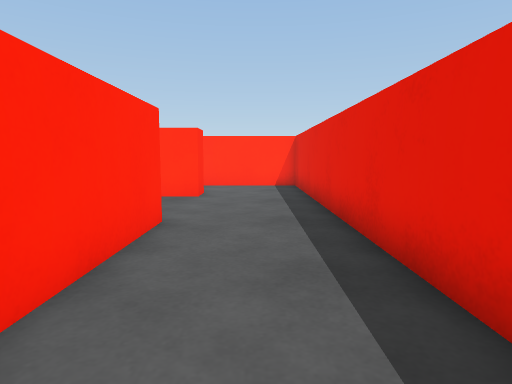
[1] (above)

24 first-person views from a walk through a 3-D level made in the Unity game engine. The camera is 0.58 m above the floor, tilts 6° down and sees 75° across. The floor is counted in squares, 0.5 m on a side. Each view is taken from the middle of a square. On the plan, view 1 faces up. The plan holds only what a view shows up to about 13 squares ahead; the rest is blank. The place goes on beyond the plan. The player character is not drawn.

[2]
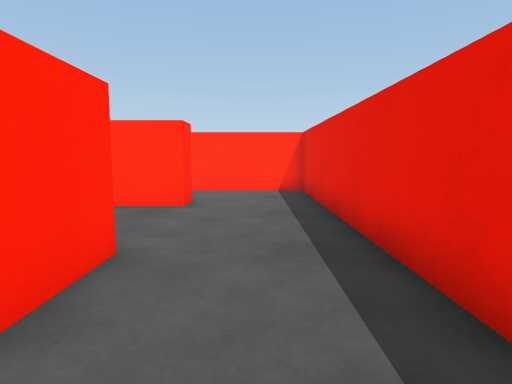

[3]
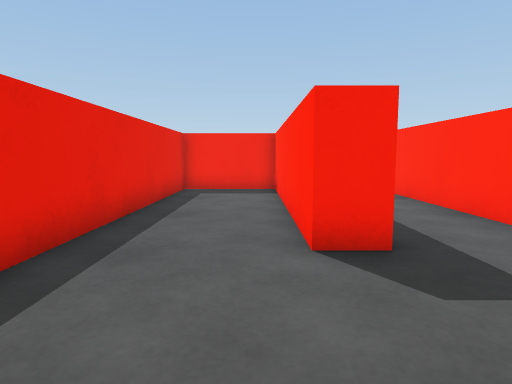

[4]
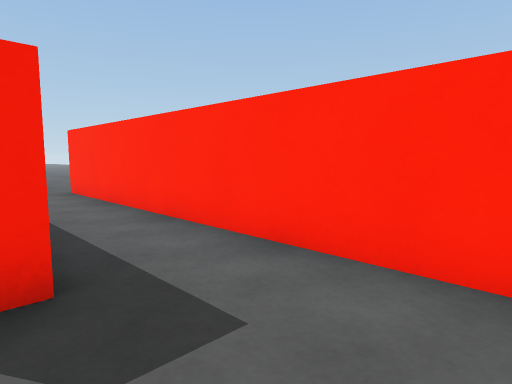

[5]
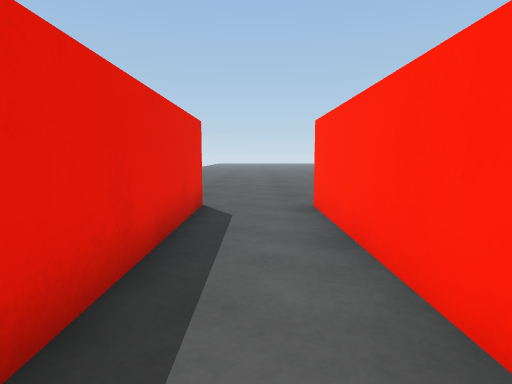

[6]
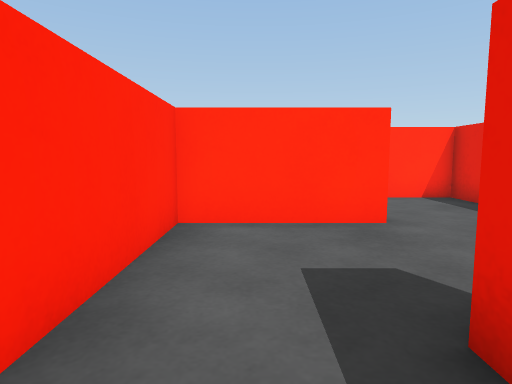

[7]
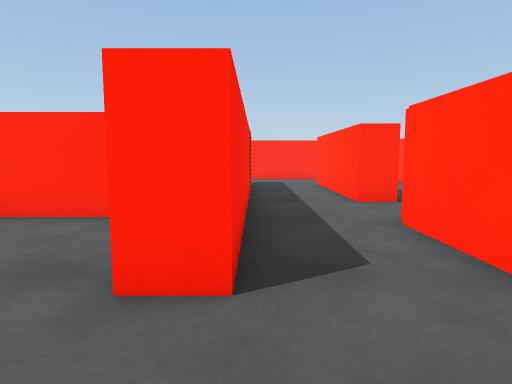

[8]
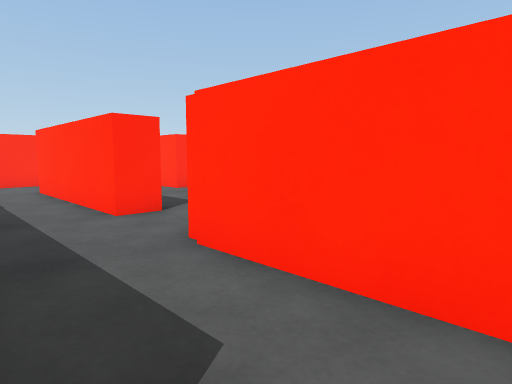

[9]
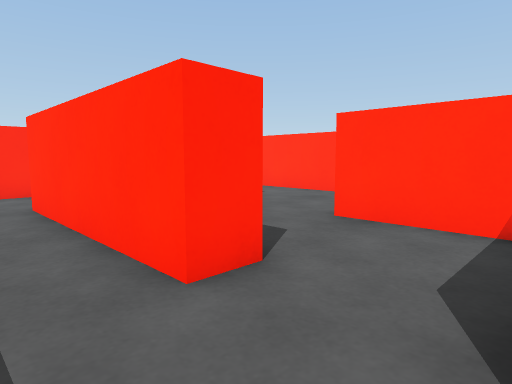

[10]
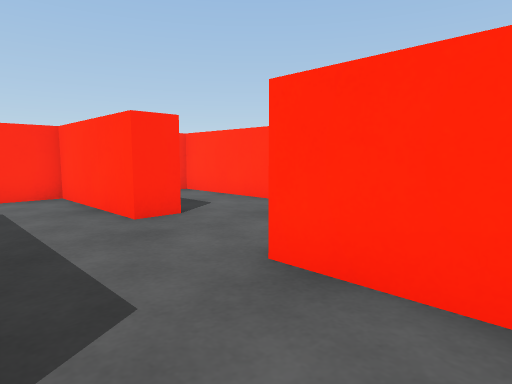

[11]
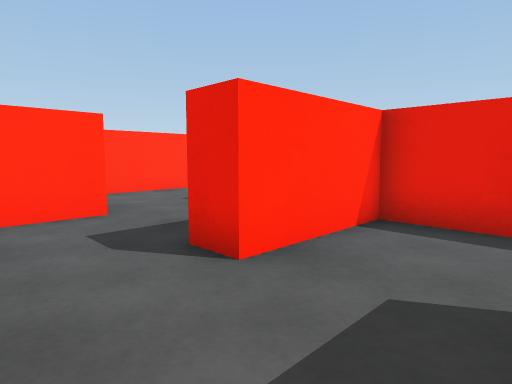

[12]
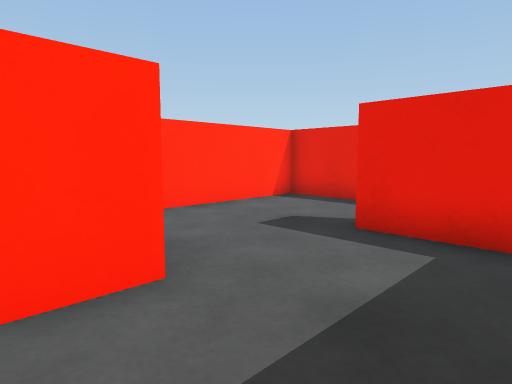

[13]
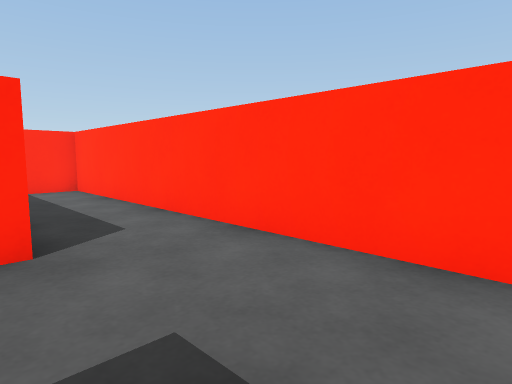

[14]
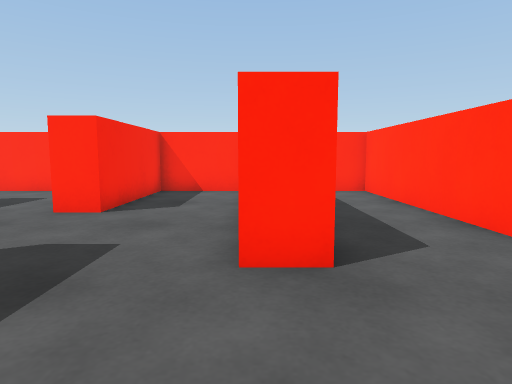

[15]
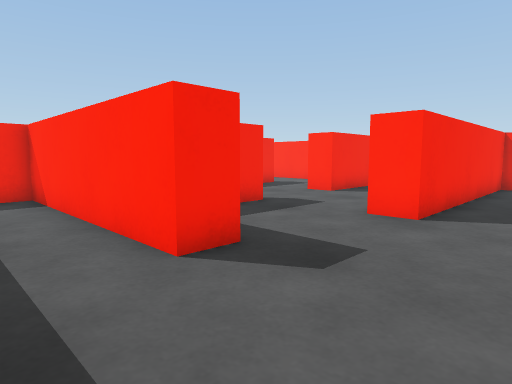

[16]
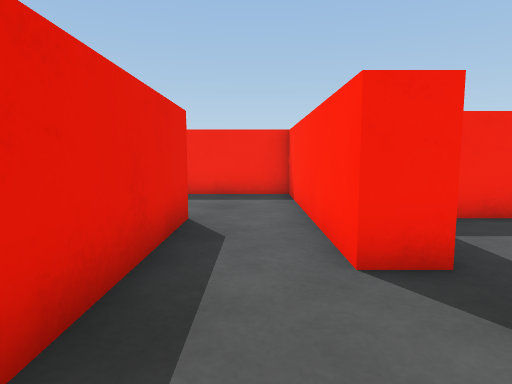

[17]
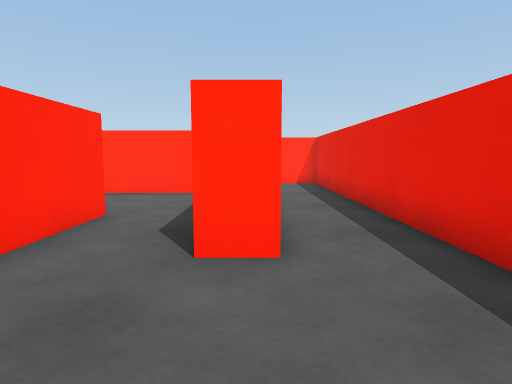

[18]
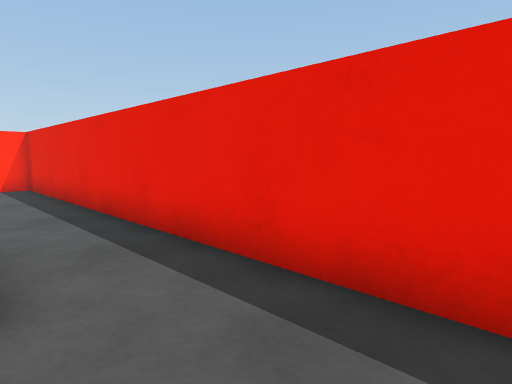

[19]
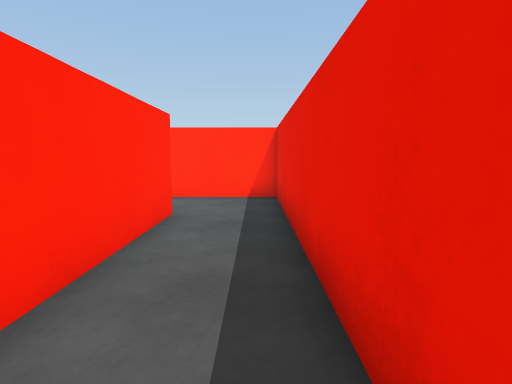

[20]
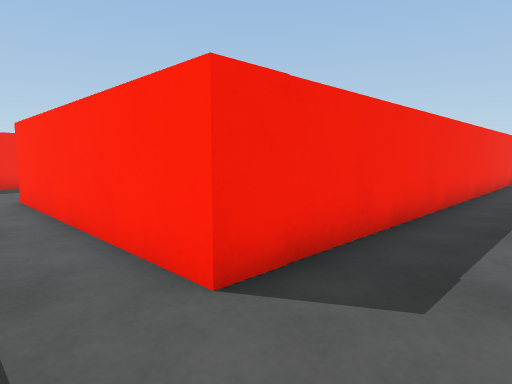

[21]
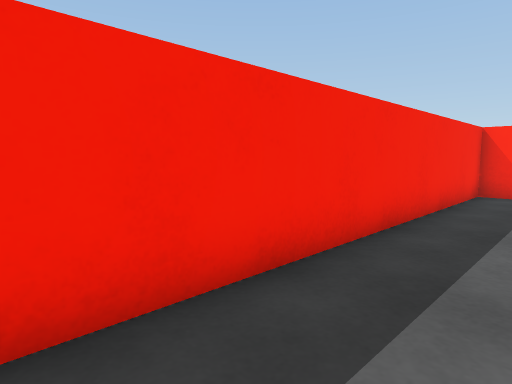

[22]
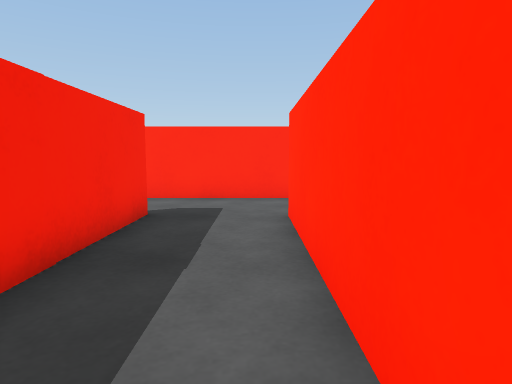

[23]
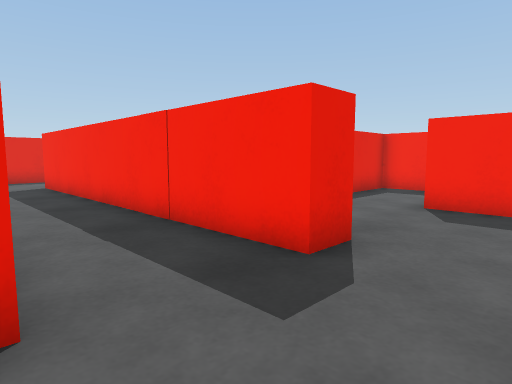

[24]
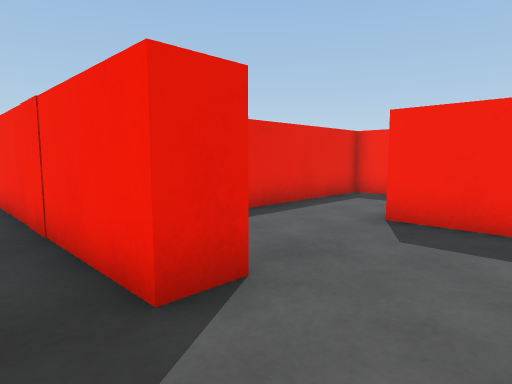

### Floor plan
Points are (right, up) in squares from view 1. A wall is a line through its corners. A room is listed if a view was taken in it or the views show most of it. See-through windows are left out.
Room 1 (views 1, 2, 3, 4, 5, 6, 7, 8)
walls: (-2.8, 6) (-1.7, 6) (-1.7, -1.6); (-1.8, -2.1) (1.6, -2.1) (1.6, 13.6) (-0.4, 13.6); (-1.7, 10.8) (-1.7, 9.8) (-5.4, 9.8) (-5.4, -3); (-2.7, -3.1) (-2.7, 3.4)
ways out: opening at (-1.5, 12.5) to room 2
Room 2 (views 9, 10, 11, 12, 13, 14, 15, 16, 22, 23, 24)
walls: (-7.5, 14.8) (-7.5, 13.6) (-13.6, 13.6); (-5, 15.6) (-5, 17.7) (-8.5, 17.7) (-8.5, 18.7) (-6.8, 18.7); (-13.7, 9.8) (-13.7, 10.8) (-1.7, 10.8); (-5, 19.5) (-5, 21.7) (-4, 21.7) (-4, 17.5); (-1.7, 18.8) (-1.7, 25.7) (-16.4, 25.7) (-16.4, 22.8) (-8.4, 22.8) (-8.4, 21.8) (-16.4, 21.8) (-16.4, 18.7) (-11.9, 18.7) (-11.9, 17.7) (-16.4, 17.7) (-16.4, 9.9); (-0.4, 13.6) (-5.1, 13.6); (-15.4, 6) (-13.4, 6); (-12.1, 1.8) (-10.5, 1.8) (-10.5, 6.9)
ways out: opening at (-1.5, 12.5) to room 1; opening at (-2.5, 18.5) to room 3
Room 3 (views 17, 18, 19, 20, 21)
walls: (-4, 17.5) (-4, 14.5) (-0.8, 14.5); (-16.4, 27.6) (-16.4, 26.7) (-0.7, 26.7) (-0.7, 18.8) (-1.7, 18.8); (1.6, 16.2) (1.6, 29.5)
ways out: opening at (-2.5, 18.5) to room 2

Where each view was taken, in squares from view 1:
view 1: 0 up, 0 right, facing up
view 2: 2 up, 0 right, facing up
view 3: 10 up, 1 left, facing down
view 4: 9 up, 2 left, facing down-left
view 5: 5 up, 4 left, facing down
view 6: 4 up, 4 left, facing up
view 7: 11 up, 1 right, facing left
view 8: 11 up, 1 left, facing up-left
view 9: 12 up, 5 left, facing up-left
view 10: 15 up, 6 left, facing up-left
view 11: 15 up, 11 left, facing up-right
view 12: 19 up, 10 left, facing up-right
view 13: 22 up, 4 left, facing up-left
view 14: 22 up, 5 left, facing left
view 15: 25 up, 2 left, facing down-left
view 16: 25 up, 3 left, facing down
view 17: 15 up, 1 left, facing up
view 18: 16 up, 1 left, facing up-right
view 19: 20 up, 1 right, facing up
view 20: 29 up, 1 right, facing down-left
view 21: 29 up, 5 left, facing down-left
view 22: 13 up, 7 left, facing left
view 23: 14 up, 16 left, facing down-right
view 24: 12 up, 16 left, facing down-right
